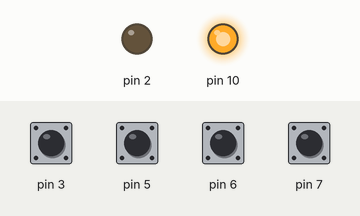
This sketch was run on a simulated Arduino Uno, built with avr-gcc and run on an emulated ATmega328P. On the bench: output pins drawn as LEDs (lit = HIGH). Dashed ring = blinking. The inputs (shaded band) are chosen by the test bench; at power-on: pin 3, pin 5–7 HIGH. What the sketch prints to the serial monitor is not drawn.

Above: at 1.2 s.
1.3 s: pin 3 pulled LOW for 1 s
At 1.45 s:
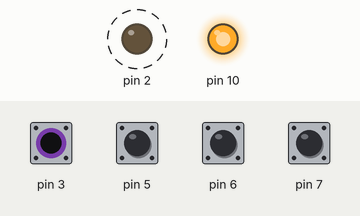
4.3 s: pin 7 pulled LOW for 0.15 s
At 4.42 s:
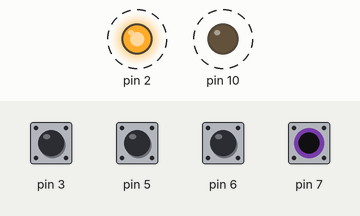
7.4 s: pin 5 pulled LOW for 1 s
At 7.47 s:
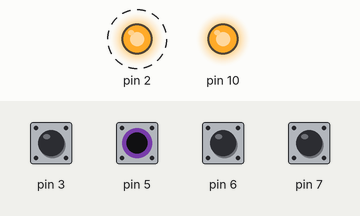
10.4 s: pin 7 pulled LOW for 1 s
At 12.8 s:
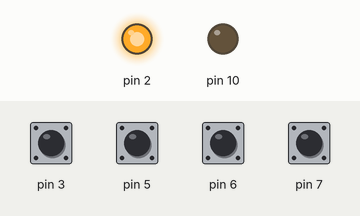
Timing chart, 0 to 15.9 s (numbered marks = the images above; inputs shaded):
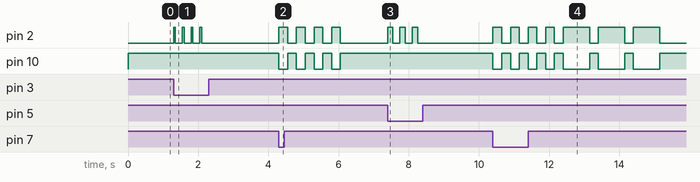

Measured:
- after the input at 1.3 s, pin 2: alternates HIGH for 0.05 s and LOW for 0.20 s, 8 changes in all, then stays LOW, starting at once
- after the input at 4.3 s, pin 2: alternates HIGH for 0.25 s and LOW for 0.25 s, 8 changes in all, then stays LOW, starting at once; pin 10: alternates HIGH for 0.25 s and LOW for 0.25 s, 8 changes in all, then stays HIGH, starting at once
- after the input at 7.4 s, pin 2: alternates HIGH for 0.15 s and LOW for 0.20 s, 6 changes in all, then stays LOW, starting at once
- after the input at 10.4 s, pin 2: LOW → HIGH at once, then repeats every 1.0 s: HIGH 0.75 s, LOW 0.25 s; pin 10: HIGH → LOW at once, then repeats every 1.0 s: LOW 0.75 s, HIGH 0.25 s

The sketch:

moorse-autosender.ino
```cpp
void setup() {
  pinMode(3, INPUT_PULLUP);
  pinMode(5, INPUT_PULLUP);
  pinMode(6, INPUT_PULLUP);
  pinMode(7, INPUT_PULLUP);
  pinMode(2, OUTPUT);
  digitalWrite(2, LOW);
  Serial.begin(9600);
  pinMode(10,OUTPUT);
  digitalWrite(10,HIGH);
}

String tosend = "";
char received;
int timemultiplier=5;
void loop() {
  if(Serial.available() > 0){
    received = Serial.read();
    tosend+=received;
  }
  if (digitalRead(3) == LOW) {
    tosend += "1";
    digitalWrite(2, HIGH);
    delay(50);
    digitalWrite(2, LOW);
    delay(200);
  }
  else if (digitalRead(5) == LOW) {
    tosend += "2";
    /*digitalWrite(2, LOW);
      delay(300);
      digitalWrite(2, HIGH);
      delay(100);*/
    digitalWrite(2, HIGH);
    delay(150);
    digitalWrite(2, LOW);
    delay(200);
  }
  else if (digitalRead(6) == LOW) {
    tosend += "0";
    /*
      delay(100);*/
    delay(200);
  }
  else if (digitalRead(7) == LOW) {
    int str_len = tosend.length() + 1;
    Serial.println(tosend);
    for (int x = 0; x < str_len; x++) {
      Serial.println(tosend[x]);
      if (tosend[x] == '0') {
        delay(150*timemultiplier);
      }
      if (tosend[x] == '1') {
        digitalWrite(2, HIGH);
        digitalWrite(10,LOW);
        delay(50*timemultiplier);
        digitalWrite(2, LOW);
        digitalWrite(10,HIGH);
        delay(50*timemultiplier);
      }
      if (tosend[x] == '2') {
        digitalWrite(2, HIGH);
        digitalWrite(10,LOW);
        delay(150*timemultiplier);
        digitalWrite(2, LOW);
        digitalWrite(10,HIGH);
        delay(50*timemultiplier);
      }
    }
    delay(1000);
  }
}
```
